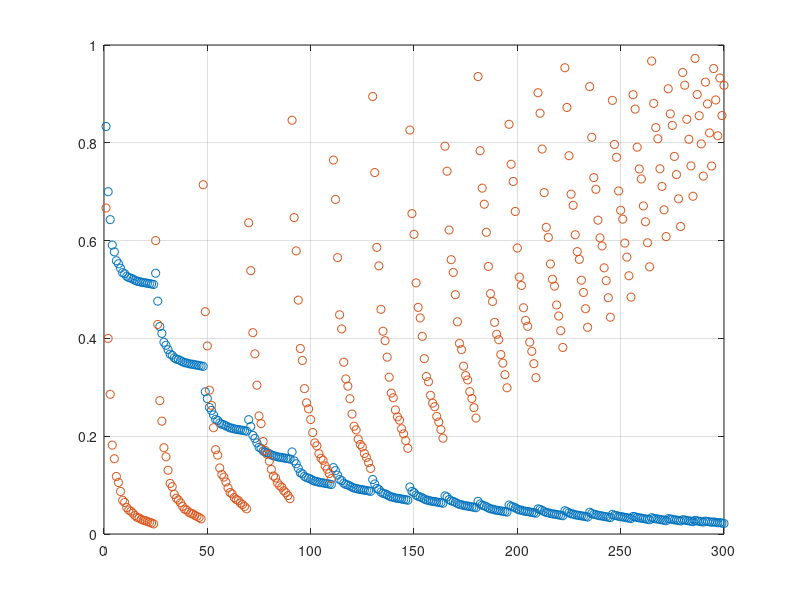

Recreate this plot in MATLAB. (Note: this script raises an error after producing the figure.)
% Primepairs
clear;

p  = primes(100)
C = nchoosek(p,2)

DC = 1./C(:,1) + 1./C(:,2)

figure(1)
plot(DC,'o')
hold on; 
plot(abs(C(:,1)./C(:,2)),'o'); 
hold off;
grid on; ax = gca; ax.XTick = 1:length(DC)
legend('duty cycle','symmetricity (p1/p2)', 'Location','northwest')

figure(2);histogram(DC,100)